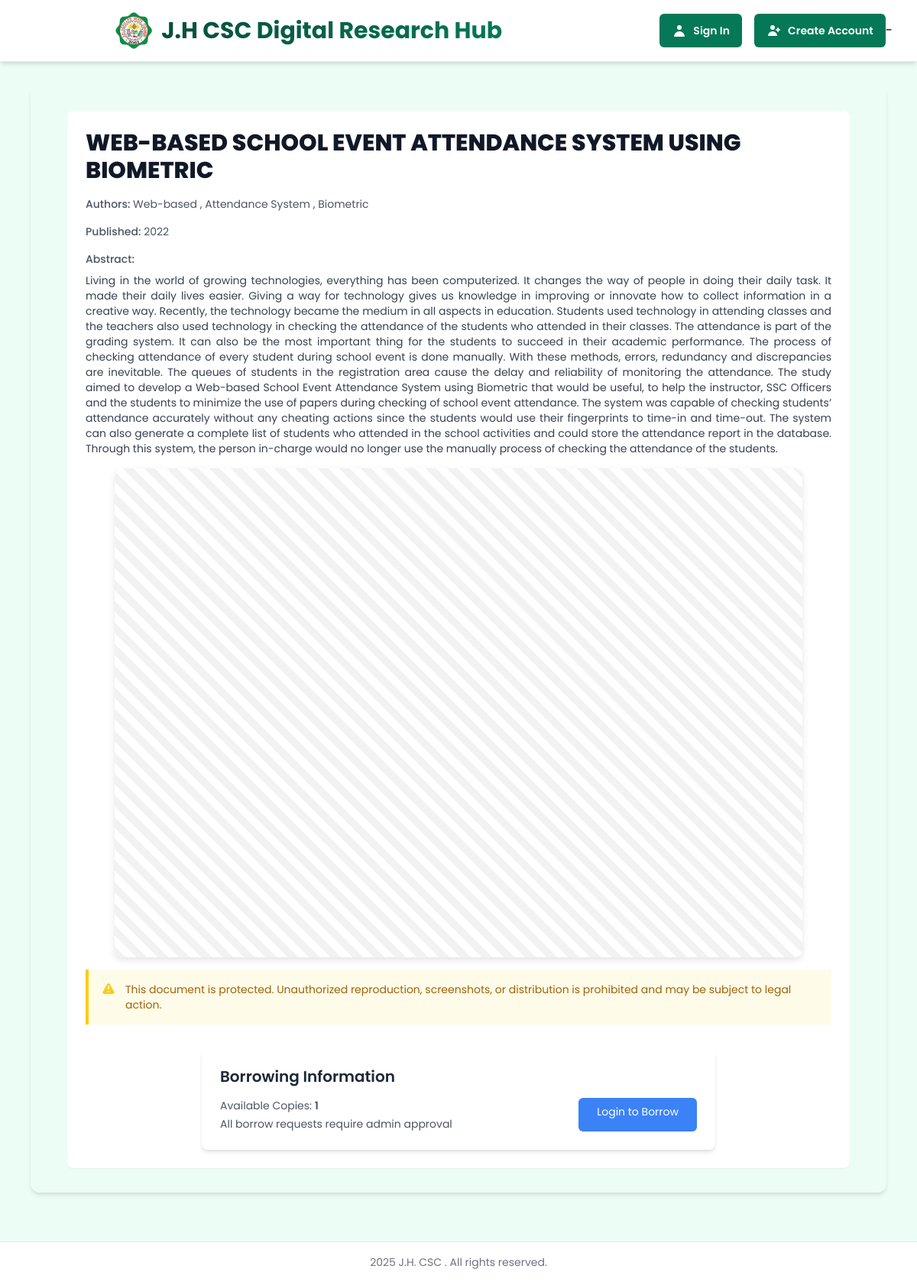
Screenshot of /accounts/paper/5/ with the database file from the repository.
### scholar/models.py (models this page shows, shortened)
class Paper(models.Model):
    title = models.CharField(max_length=255)
    authors = models.ManyToManyField('Author', related_name='papers')
    abstract = models.TextField()
    publication_date = models.DateField()
    citations = models.PositiveIntegerField(default=0)
    available_copies = models.PositiveIntegerField(default=1)
    view_count = models.PositiveIntegerField(default=0)
    viewers = models.ManyToManyField(User, related_name='viewed_papers', blank=True)
    pdf_file = models.FileField(upload_to='papers/', blank=True, null=True)
    program = models.CharField(
        max_length=100,
        choices=Student.PROGRAM_CHOICES,
        default='BSIT'  # Setting default value to BSIT
    )
    keywords = models.CharField(max_length=255, blank=True, help_text='Comma-separated keywords')
    created_at = models.DateTimeField(auto_now_add=True, null=True)

class Author(models.Model):
    name = models.CharField(max_length=200)
    affiliation = models.CharField(max_length=200)
    email = models.EmailField(blank=True)

### scholar/views.py (the view)
# urls.py: path('paper/<int:paper_id>/', views.paper_detail, name='paper_detail'),
def paper_detail(request, paper_id):
    paper = get_object_or_404(Paper, id=paper_id)
    session_key = f'viewed_paper_{paper_id}'
    user_borrowed_papers = []
    if request.user.is_authenticated:
        user_borrowed_papers = Borrow.objects.filter(
            user=request.user,
            status='approved',
            is_returned=False
        ).values_list('paper_id', flat=True)
    return render(request, 'scholar/paper_detail.html', {
        'paper': paper,
        'user_borrowed_papers': user_borrowed_papers,
    })

### scholar/context_processors.py (called while the page is built, shortened)
def admin_stats(request):
    context = {}
    return context

### scholar/templates/scholar/paper_detail.html (shortened to what this page needs)
{% extends 'scholar/base.html' %}
{% block content %}
<div class="bg-white rounded-lg shadow-sm p-4 sm:p-6 max-w-5xl mx-auto">
    <h1 class="text-xl sm:text-2xl md:text-3xl font-extrabold text-gray-900 mb-3 sm:mb-4">{{ paper.title }}</h1>
    <div class="text-xs sm:text-sm text-gray-600 mb-3 sm:mb-4">
        <span class="font-medium">Authors:</span>
        {% for author in paper.authors.all %}
            {% if not forloop.first %}, {% endif %}
            {{ author.name }}
        {% endfor %}
    </div>
    <div class="text-xs sm:text-sm text-gray-600 mb-3 sm:mb-4">
        <span class="font-medium">Published:</span> {{ paper.publication_date|date:"Y" }}
    </div>
    <div class="text-xs sm:text-sm text-gray-600 mb-3 sm:mb-4">
        <span class="font-medium">Abstract:</span>
        <p class="mt-1 sm:mt-2 text-gray-700 no-copy text-justify">{{ paper.abstract }}</p>
    </div>
    {% if paper.pdf_file.name %}
    <div class="pdf-container no-copy" id="secure-pdf-container">
        <div class="security-overlay" id="security-overlay"></div>
    </div>
    <div class="mt-3 sm:mt-4 bg-yellow-50 border-l-4 border-yellow-400 p-3 sm:p-4 mb-4 sm:mb-6">
        <div class="flex">
            <div class="flex-shrink-0">
            </div>
            <div class="ml-2 sm:ml-3">
                <p class="text-xs sm:text-sm text-yellow-700">
                    This document is protected. Unauthorized reproduction, screenshots, or distribution is prohibited and may be subject to legal action.
                </p>
            </div>
        </div>
    </div>
    {% endif %}
    <div class="mt-6 sm:mt-8 flex justify-center">
        <div class="bg-white shadow-md rounded-lg p-4 sm:p-6 w-full max-w-2xl">
            <h2 class="text-lg sm:text-xl font-semibold text-gray-800 mb-3 sm:mb-4">Borrowing Information</h2>
            <div class="flex flex-col sm:flex-row sm:items-center sm:justify-between gap-3 sm:gap-0">
                <div>
                    <p class="text-xs sm:text-sm text-gray-600 mb-1">Available Copies: <span class="font-semibold">{{ paper.available_copies }}</span></p>
                    <p class="text-xs sm:text-sm text-gray-600">All borrow requests require admin approval</p>
                </div>
                {% if user.is_authenticated %}
                    {% if paper.id in user_borrowed_papers %}
                        <button disabled class="bg-gray-400 text-white text-xs sm:text-sm px-4 sm:px-6 py-2 rounded-md cursor-not-allowed w-full sm:w-auto mt-2 sm:mt-0">
                            Already Borrowed
                        </button>
                    {% elif paper.available_copies > 0 %}
                        <a href="{% url 'borrow_paper' paper.id %}"
                           class="inline-block bg-blue-500 text-white text-xs sm:text-sm px-4 sm:px-6 py-2 rounded-md hover:bg-blue-600 focus:outline-none focus:ring-2 focus:ring-blue-500 w-full sm:w-auto text-center mt-2 sm:mt-0">
                            Request to Borrow
                        </a>
                    {% else %}
                        <button disabled class="bg-gray-400 text-white text-xs sm:text-sm px-4 sm:px-6 py-2 rounded-md cursor-not-allowed w-full sm:w-auto mt-2 sm:mt-0">
                            No Copies Available
                        </button>
                    {% endif %}
                {% else %}
                    <a href="{% url 'login' %}"
                       class="inline-block bg-blue-500 text-white text-xs sm:text-sm px-4 sm:px-6 py-2 rounded-md hover:bg-blue-600 focus:outline-none focus:ring-2 focus:ring-blue-500 w-full sm:w-auto text-center mt-2 sm:mt-0">
                        Login to Borrow
                    </a>
                {% endif %}
            </div>
        </div>
    </div>
</div>
{% endblock %}

### scholar/templates/scholar/paper_detail.html (style rules this page uses)
.no-copy { -webkit-user-select: none; -moz-user-select: none; -ms-user-select: none; user-select: none; }
.pdf-container { position: relative; width: 100%; max-width: 900px; height: 60vh; margin: auto; background: white; border-radius: 8px; overflow-y: auto; box-shadow: 0px 2px 6px rgba(0, 0, 0, 0.1); padding: 12px; scrollbar-width: thin; scrollbar-color: #4a5568 #e2e8f0; }
@media (min-width: 640px) { .pdf-container { height: 70vh; padding: 16px; border-radius: 10px; box-shadow: 0px 4px 10px rgba(0, 0, 0, 0.1); } }
@media (min-width: 768px) { .pdf-container { height: 80vh; padding: 20px; } }
.security-overlay { position: absolute; top: 0; left: 0; width: 100%; height: 100%; pointer-events: none; z-index: 10; opacity: 0.02; }
#secure-pdf-container::before { content: ""; position: absolute; top: 0; left: 0; width: 100%; height: 100%; background: repeating-linear-gradient( 45deg, rgba(0, 0, 0, 0.05), rgba(0, 0, 0, 0.05) 10px, rgba(0, 0, 0, 0) 10px, rgba(0, 0, 0, 0) 20px ); animation: blink-overlay 0.3s infinite; pointer-events: none; z-index: 1000; }

### scholar/templates/scholar/base.html (style rules this page uses)
html { font-size: 16px; -webkit-text-size-adjust: 100%; }
body { overflow-x: hidden; touch-action: manipulation; }
button, a, input[type="button"], input[type="submit"] { min-height: 44px; }
h1 { font-size: 1.5rem; line-height: 1.2; }
h2 { font-size: 1.25rem; line-height: 1.2; }
@media (min-width: 640px) { h1 { font-size: 1.875rem; } }
@media (min-width: 640px) { h2 { font-size: 1.5rem; } }
@media (min-width: 768px) { h1 { font-size: 2.25rem; } }
@media (min-width: 768px) { h2 { font-size: 1.875rem; } }

### rows the page displays
Paper: title "WEB-BASED SCHOOL EVENT ATTENDANCE SYSTEM USING BIOMETRIC", publication_date "2022", abstract "Living in the world of growing technologies, everything has been computerized. It changes the way of people in doing their daily task. It made their daily lives easier. Giving a way for technology gives us knowledge in improving or innovate how to collect information in a creative way. Recently, the technology became the medium in all aspects in education. Students used technology in attending classes and the teachers also used technology in checking the attendance of the students who attended in their classes. The attendance is part of the grading system. It can also be the most important thing for the students to succeed in their academic performance. The process of checking attendance of…", available_copies "1"
Author: name "Web-based"
Author: name "Attendance System"
Author: name "Biometric"
